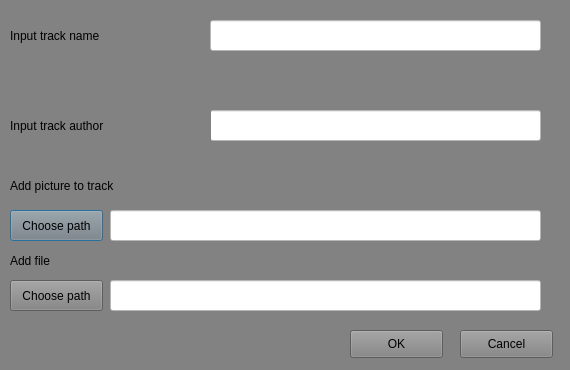
<?xml version="1.0" encoding="UTF-8"?>
<ui version="4.0">
 <class>AddMusicWindow</class>
 <widget class="QDialog" name="AddMusicWindow">
  <property name="geometry">
   <rect>
    <x>0</x>
    <y>0</y>
    <width>570</width>
    <height>370</height>
   </rect>
  </property>
  <property name="minimumSize">
   <size>
    <width>570</width>
    <height>370</height>
   </size>
  </property>
  <property name="maximumSize">
   <size>
    <width>570</width>
    <height>370</height>
   </size>
  </property>
  <property name="windowTitle">
   <string>Dialog</string>
  </property>
  <property name="styleSheet">
   <string notr="true">background-color: rgb(130, 130, 130);</string>
  </property>
  <widget class="QLabel" name="Text_1">
   <property name="geometry">
    <rect>
     <x>10</x>
     <y>20</y>
     <width>201</width>
     <height>31</height>
    </rect>
   </property>
   <property name="text">
    <string>Input track name</string>
   </property>
  </widget>
  <widget class="QLineEdit" name="InputName">
   <property name="geometry">
    <rect>
     <x>210</x>
     <y>20</y>
     <width>331</width>
     <height>31</height>
    </rect>
   </property>
   <property name="styleSheet">
    <string notr="true">background-color: rgb(255, 255, 255);</string>
   </property>
  </widget>
  <widget class="QLineEdit" name="InputAuthor">
   <property name="geometry">
    <rect>
     <x>210</x>
     <y>110</y>
     <width>331</width>
     <height>31</height>
    </rect>
   </property>
   <property name="styleSheet">
    <string notr="true">background-color: rgb(255, 255, 255);</string>
   </property>
  </widget>
  <widget class="QLabel" name="Text_2">
   <property name="geometry">
    <rect>
     <x>10</x>
     <y>110</y>
     <width>201</width>
     <height>31</height>
    </rect>
   </property>
   <property name="text">
    <string>Input track author</string>
   </property>
  </widget>
  <widget class="QLabel" name="Text_3">
   <property name="geometry">
    <rect>
     <x>10</x>
     <y>170</y>
     <width>191</width>
     <height>31</height>
    </rect>
   </property>
   <property name="text">
    <string>Add picture to track</string>
   </property>
  </widget>
  <widget class="QLineEdit" name="PictureFilePath">
   <property name="geometry">
    <rect>
     <x>110</x>
     <y>210</y>
     <width>431</width>
     <height>31</height>
    </rect>
   </property>
   <property name="styleSheet">
    <string notr="true">background-color: rgb(255, 255, 255);</string>
   </property>
  </widget>
  <widget class="QPushButton" name="ChoosePicturePath">
   <property name="geometry">
    <rect>
     <x>10</x>
     <y>210</y>
     <width>93</width>
     <height>31</height>
    </rect>
   </property>
   <property name="text">
    <string>Choose path</string>
   </property>
  </widget>
  <widget class="QPushButton" name="Ok">
   <property name="geometry">
    <rect>
     <x>350</x>
     <y>330</y>
     <width>93</width>
     <height>28</height>
    </rect>
   </property>
   <property name="text">
    <string>OK</string>
   </property>
  </widget>
  <widget class="QPushButton" name="Cancel">
   <property name="geometry">
    <rect>
     <x>460</x>
     <y>330</y>
     <width>93</width>
     <height>28</height>
    </rect>
   </property>
   <property name="text">
    <string>Cancel</string>
   </property>
  </widget>
  <widget class="QPushButton" name="ChooseMusicFilePath">
   <property name="geometry">
    <rect>
     <x>10</x>
     <y>280</y>
     <width>93</width>
     <height>31</height>
    </rect>
   </property>
   <property name="text">
    <string>Choose path</string>
   </property>
  </widget>
  <widget class="QLineEdit" name="MusicFilePath">
   <property name="geometry">
    <rect>
     <x>110</x>
     <y>280</y>
     <width>431</width>
     <height>31</height>
    </rect>
   </property>
   <property name="styleSheet">
    <string notr="true">background-color: rgb(255, 255, 255);</string>
   </property>
  </widget>
  <widget class="QLabel" name="Text_4">
   <property name="geometry">
    <rect>
     <x>10</x>
     <y>250</y>
     <width>191</width>
     <height>21</height>
    </rect>
   </property>
   <property name="text">
    <string>Add file</string>
   </property>
  </widget>
 </widget>
 <resources/>
 <connections/>
</ui>
